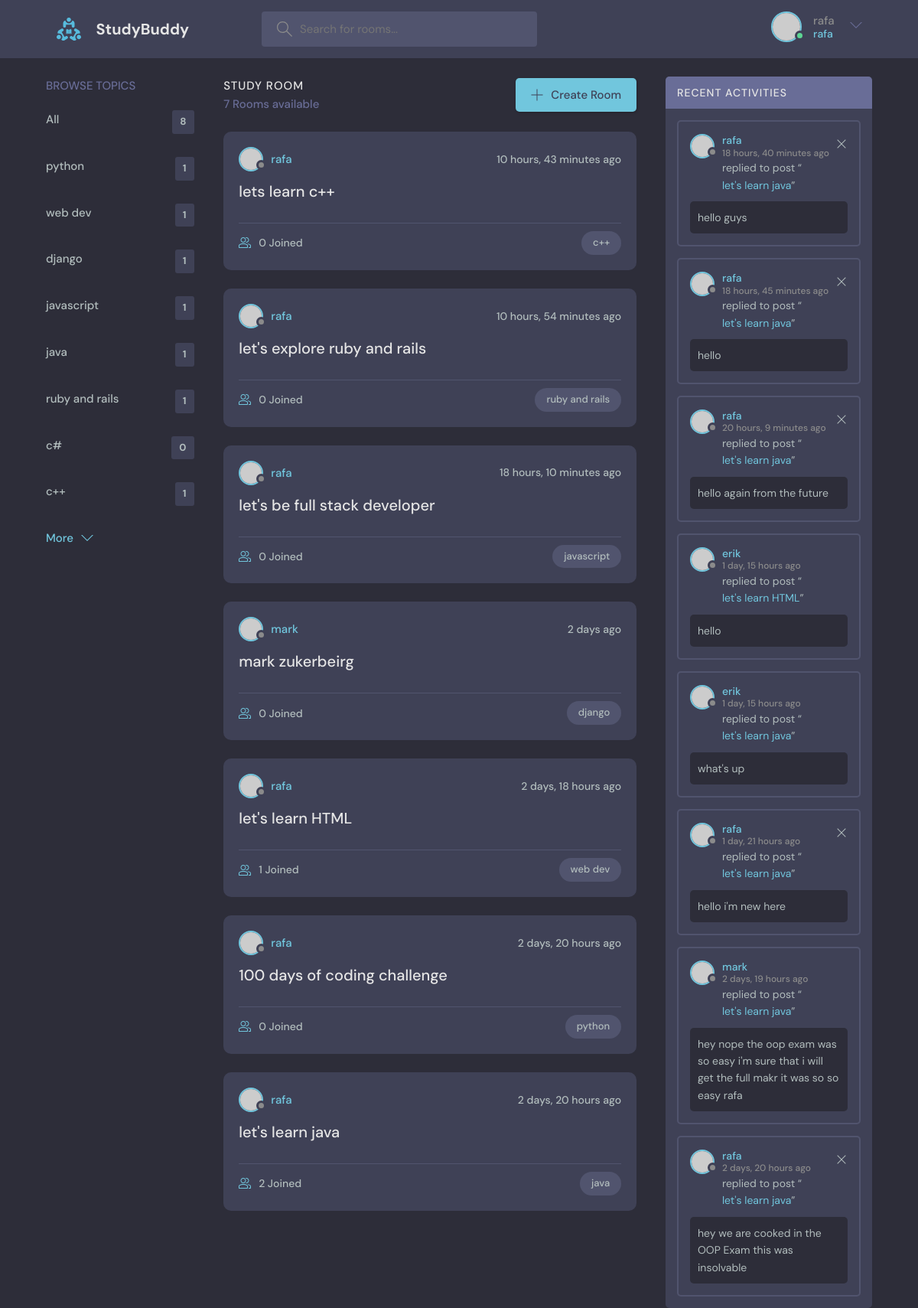
The app's page / (signed in) with its own data.
### base/models.py (models this page shows, shortened)
class Topic(models.Model):
    name=models.CharField(max_length=200)

class Room(models.Model):
    host=models.ForeignKey(User,on_delete=models.SET_NULL,null=True)
    name=models.CharField(max_length=200)
    topic=models.ForeignKey(Topic,on_delete=models.SET_NULL,null=True)
    participants=models.ManyToManyField(User,related_name='participants',blank=True)
    description=models.TextField(null=True,blank=True)
    updated=models.DateTimeField(auto_now=True)
    created=models.DateTimeField(auto_now_add=True)
    class Meta:
        ordering=['-updated','-created']

class Message(models.Model):
    room=models.ForeignKey(Room,on_delete=models.CASCADE)
    body=models.TextField()
    user=models.ForeignKey(User,on_delete=models.CASCADE)
    updated=models.DateTimeField(auto_now=True)
    created=models.DateTimeField(auto_now_add=True)

### base/views.py (the view)
# urls.py: path('',views.home,name='home'),
def home(request):
    q=request.GET.get('q') if request.GET.get('q') !=None else ''
    rooms=Room.objects.filter(Q(topic__name__icontains=q) |Q(name__icontains=q)|Q(description__icontains=q))
    topics=Topic.objects.all()
    room_messages=Message.objects.all().order_by('-created').filter(Q(room__topic__name__icontains=q))
    room_count=rooms.count()
    context={'rooms':rooms,'topics':topics,'room_count':room_count,'room_messages':room_messages}
    return render(request,'base/home.html',context);

### base/templates/base/home.html (shortened to what this page needs)
{% extends "main.html" %}
   {% block content %}
    <main class="layout layout--3">
      <div class="container">
        {%include 'base/topics_component.html'%}
        <div class="roomList">
          <div class="roomList__header">
            <div>
              <h2>Study Room</h2>
              <p>{{room_count}} Rooms available</p>
            </div>
        <a class="btn btn--main" href="{% url 'create-room' %}">
              <svg version="1.1" xmlns="http://www.w3.org/2000/svg" width="32" height="32" viewBox="0 0 32 32">
                <title>add</title>
                <path
                  d="M16.943 0.943h-1.885v14.115h-14.115v1.885h14.115v14.115h1.885v-14.115h14.115v-1.885h-14.115v-14.115z"
                ></path>
              </svg>
              Create Room
            </a>
          </div>
          {%include 'base/feed_component.html'%}
        </div>
        <div class="activities">
          <div class="activities__header">
            <h2>Recent Activities</h2>
          </div>
          {%include 'base/activity_component.html'%}
        </div>
      </div>
    </main>
{% endblock content %}

### templates/navbar.html (shortened to what this page needs)
{% load static %}
<header class="header header--loggedIn">
      <div class="container">
        <a href="{%url 'home'%}" class="header__logo">
          <img src="{%static 'images/logo.svg'%}" />
          <h1>StudyBuddy</h1>
        </a>
        <form class="header__search" method="GET" action="{% url 'home'%}">
          <label>
            <input placeholder="Search for rooms..." name="q" />
          </label>
        </form>
        <nav class="header__menu">
    {% if request.user.is_authenticated %}
          <div class="header__user">
            <a href="{% url 'userprofile' request.user.id %}">
              <div class="avatar avatar--medium active">
                <img src="https://randomuser.me/api/portraits/men/37.jpg" />
              </div>
              <p>{{request.user.username}} <span>{{request.user.username}}</span></p>
            </a>
            <button class="dropdown-button">
              <svg version="1.1" xmlns="http://www.w3.org/2000/svg" width="32" height="32" viewBox="0 0 32 32">
                <title>chevron-down</title>
                <path d="M16 21l-13-13h-3l16 16 16-16h-3l-13 13z"></path>
              </svg>
            </button>
          </div>
          {% else %}
          <a href="{%url 'login'%}">
           <img src="{%static 'images/avatar.svg'%}" alt="image">
           <p>Login</p></a>
          {% endif %}
        </nav>
    </div>
</header>

### base/templates/base/topics_component.html
<div class="topics">
          <div class="topics__header">
            <h2>Browse Topics</h2>
          </div>
          <ul class="topics__list">
            <li><a href="{% url 'home' %}">All <span>{{topics.count}}</span></a> </li>
        {% for topic in topics%}
        <li>
            <a href="{% url 'home' %}?q={{topic.name}}">{{topic.name}} <span>{{topic.room_set.all.count}}</span></a>
        </li>
        {% endfor%}
          </ul>
          <a class="btn btn--link" href="topics.html">
            More
            <svg version="1.1" xmlns="http://www.w3.org/2000/svg" width="32" height="32" viewBox="0 0 32 32">
              <title>chevron-down</title>
              <path d="M16 21l-13-13h-3l16 16 16-16h-3l-13 13z"></path>
            </svg>
          </a>
        </div>

### base/templates/base/feed_component.html (shortened to what this page needs)
{% for room in rooms %}
 <div class="roomListRoom">
            <div class="roomListRoom__header">
              <a href="{%url 'userprofile' room.host.id %}" class="roomListRoom__author">
                <div class="avatar avatar--small">
                  <img src="https://randomuser.me/api/portraits/men/11.jpg" />
                </div>
                <span>{{room.host.username}}</span>
              </a>
              <div class="roomListRoom__actions">
                <span>{{room.created|timesince}} ago</span>
              </div>
            </div>
            <div class="roomListRoom__content">
              <a href="{%url 'room' room.id %}">{{ room.name }}</a>
            </div>
            <div class="roomListRoom__meta">
              <a href="{%url 'room' room.id %}" class="roomListRoom__joined">
                {{room.participants.all.count}} Joined
              </a>
              <p class="roomListRoom__topic">{{room.topic.name}}</p>
            </div>
          </div>
            {% endfor %}

### base/templates/base/activity_component.html (shortened to what this page needs)
{%for message in room_messages%}
<div class="activities__box">
            <div class="activities__boxHeader roomListRoom__header">
              <a href="{%url 'userprofile' message.user.id %}" class="roomListRoom__author">
                <div class="avatar avatar--small">
                  <img src="https://randomuser.me/api/portraits/men/11.jpg" />
                </div>
                <p>
                  {{message.user.username}}
                 <span>{{message.created|timesince}} ago</span>
                </p>
              </a>
              <div class="roomListRoom__actions">
                {% if request.user == message.user %}
                <a href="{% url 'deleteMessage' message.id %}">
                  <svg version="1.1" xmlns="http://www.w3.org/2000/svg" width="32" height="32" viewBox="0 0 32 32">
                    <title>remove</title>
                    <path
                      d="M27.314 6.019l-1.333-1.333-9.98 9.981-9.981-9.981-1.333 1.333 9.981 9.981-9.981 9.98 1.333 1.333 9.981-9.98 9.98 9.98 1.333-1.333-9.98-9.98 9.98-9.981z"
                    ></path>
                  </svg>
                </a>{% endif %}
              </div>
            </div>
            <div class="activities__boxContent">
              <p>replied to post “<a href="{%url 'room' message.room.id %}">{{message.room.name}}</a>”</p>
              <div class="activities__boxRoomContent">
                {{message.body}}
              </div>
            </div>
          </div>
          {% endfor %}

### records on screen
Topic: name "python", room_set.all.count "1"
Topic: name "web dev", room_set.all.count "1"
Topic: name "django", room_set.all.count "1"
Topic: name "javascript", room_set.all.count "1"
Topic: name "java", room_set.all.count "1"
Topic: name "ruby and rails", room_set.all.count "1"
Topic: name "c#", room_set.all.count "0"
Topic: name "c++", room_set.all.count "1"
Room: host.username "rafa", created "10 hours, 43 minutes", name "lets learn c++", participants.all.count "0", topic.name "c++"
Room: host.username "rafa", created "10 hours, 54 minutes", name "let's explore ruby and rails", participants.all.count "0", topic.name "ruby and rails"
Room: host.username "rafa", created "18 hours, 10 minutes", name "let's be full stack developer", participants.all.count "0", topic.name "javascript"
Room: host.username "mark", created "2 days", name "mark zukerbeirg", participants.all.count "0", topic.name "django"
Room: host.username "rafa", created "2 days, 18 hours", name "let's learn HTML", participants.all.count "1", topic.name "web dev"
Room: host.username "rafa", created "2 days, 20 hours", name "100 days of coding challenge", participants.all.count "0", topic.name "python"
Room: host.username "rafa", created "2 days, 20 hours", name "let's learn java", participants.all.count "2", topic.name "java"
Message: user.username "rafa", created "18 hours, 40 minutes", room.name "let's learn java", body "hello guys"
Message: user.username "rafa", created "18 hours, 45 minutes", room.name "let's learn java", body "hello"
Message: user.username "rafa", created "20 hours, 9 minutes", room.name "let's learn java", body "hello again from the future"
Message: user.username "erik", created "1 day, 15 hours", room.name "let's learn HTML", body "hello"
Message: user.username "erik", created "1 day, 15 hours", room.name "let's learn java", body "what's up"
Message: user.username "rafa", created "1 day, 21 hours", room.name "let's learn java", body "hello i'm new here"
Message: user.username "mark", created "2 days, 19 hours", room.name "let's learn java", body "hey nope the oop exam was so easy i'm sure that i will get the full makr it was so so easy rafa"
Message: user.username "rafa", created "2 days, 20 hours", room.name "let's learn java", body "hey we are cooked in the OOP Exam this was insolvable"

### other values on screen
{{ request.user.username }} "rafa"
{{ topics.count }} "8"
{{ room_count }} "7"
